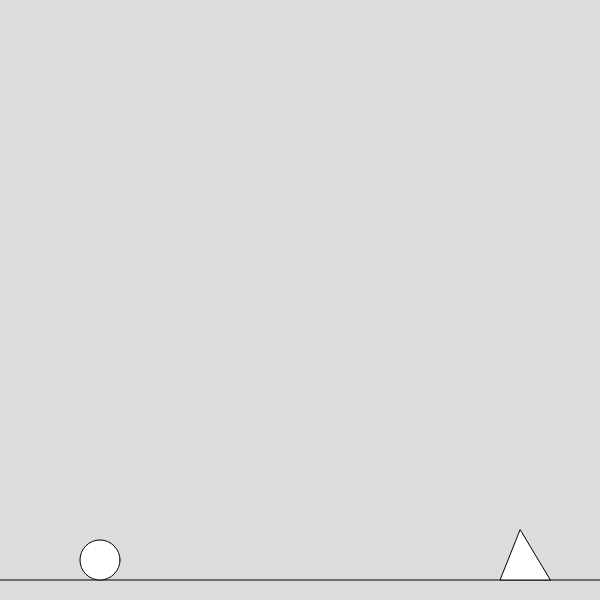
Frame 1 (no input)
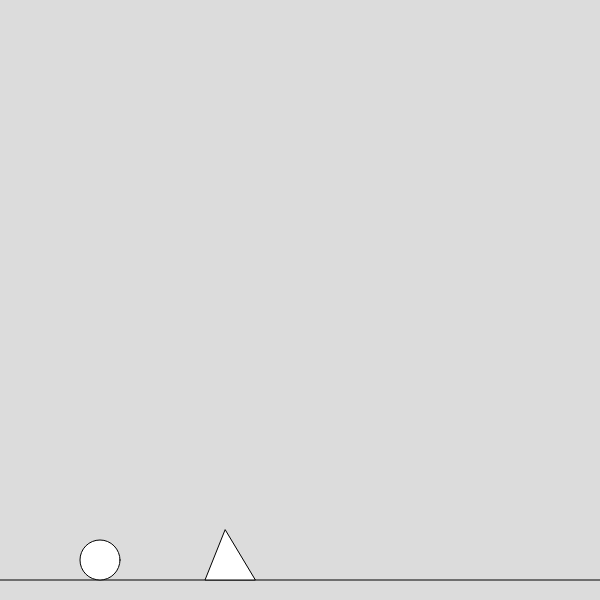
Frame 60 (no input)
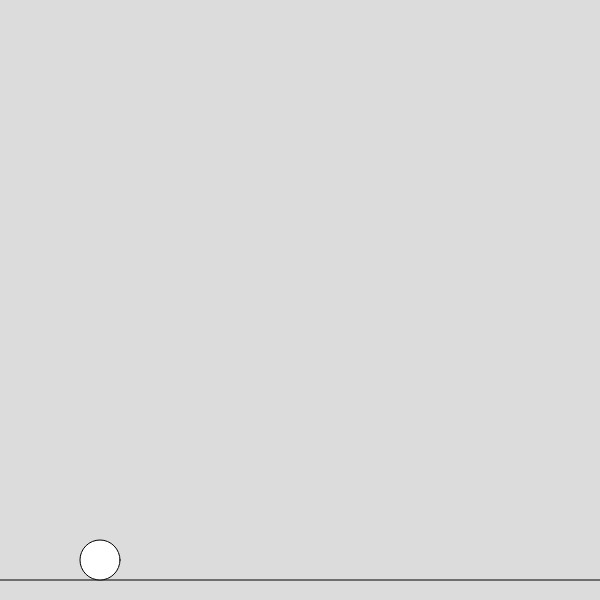
Frame 120 (the mouse pressed at the canvas centre since frame 60)

The p5.js sketch that drew these frames (run headless with seeded random() and noise() and a simulated clock; from frame 60 on, the mouse is pressed at the canvas centre):

// p5.js sketch
// ── sketch.js
//Lequan.C
//Title: Spike Jump
//Jumping minigame
//Press mouse to jump over the spike


const g = 1;
const jump = 17;
const ground = 20;
const size = 40;
speed = 5
let x, y, ab;

function setup() {
  createCanvas(600, 600);
  x = width / 2;
  y = height - ground - size / 2;
  ab = 0;
  x1 = 520;
  y1 = 530;
  x2 = 500;
  y2 = 580;
  x3 = 550;
  y3 = 580;
}
function draw() {

  background(220);
  let cd = height - ground;
  line(0, cd, width, cd);

  triangle(x1, y1, x2, y2, x3, y3)
  x1 = x1 - speed
  x2 = x2 - speed
  x3 = x3 - speed

  

  if(x1 < -100) {
    x1 = 700
  }
  if(x2 < -100){
    x2 = 700
  }
  if(x3 < -100){
    x3 = 700
  }


  circle(100, y, size, size);
  y += ab

  if(y < height - ground - size / 2){
    ab += g
  }
else{
  ab = 0;
  y = height - ground - size / 2;
}
}
function mousePressed(){
  if( y >= height - ground - size / 2){
    ab = -jump;
  }
}   

  
